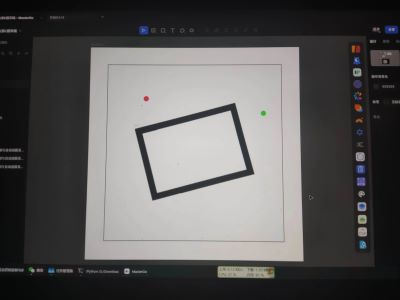
#> input picture photo/1.jpg, 400 x 300 px, found by its file name
$ jupyter execute '代码(ipy版本).ipynb'
#> lines starting #> are read from the running program, lines starting #| are printed output that depends on the picture; after the words box and inside, x2 and y2 are one past the last pixel; in counts of white or black regions, pixels touching at a corner belong together
###  想办法识别出下面这几张图片中的细线方框, 程序要能够得到细线方框的四个坐标, 在控制台打印出来

方案<br>
这个好一点
一定要消噪！

[cell 1]
import cv2
import numpy as np

image_path = 'photo/1.jpg'

image = cv2.imread(image_path)
#> image is the input picture: shape (300, 400, 3); mean B, G, R 90.4, 90.9, 92.1
# 消噪
denoised_image = cv2.fastNlMeansDenoisingColored(image, None, 10, 10, 7, 21)

# 图像增强和对比度增强
alpha = 1.5  # 对比度增强参数（默认为1.0）
beta = 15  # 亮度增强参数
enhanced_image = cv2.convertScaleAbs(denoised_image, alpha=alpha, beta=beta)
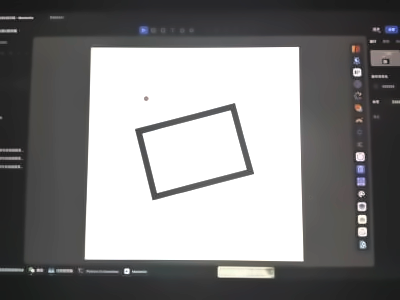
#> enhanced_image: shape (300, 400, 3); mean B, G, R 133.9, 133.8, 134.3

# 边缘检测
edges = cv2.Canny(enhanced_image, 50, 150)
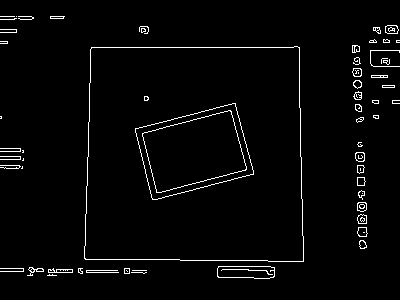
#> edges: shape (300, 400); 2.7% white in thin lines or dots, all inside (x1, y1, x2, y2) = (0, 16, 400, 279)

# 查找轮廓
contours, hierarchy = cv2.findContours(edges, cv2.RETR_TREE, cv2.CHAIN_APPROX_SIMPLE)
#> contours = 118 contours, 70 with area under 20; largest, box (x1, y1, x2, y2) and area: (84, 46, 304, 262) 45356, (84, 46, 304, 262) 45353, (135, 103, 254, 200) 7616, (135, 103, 254, 200) 7614, (142, 110, 247, 193) 5683

#新建轮廓列表
quadrilaterals = []
for contour in contours:
    # 计算轮廓的面积
    area = cv2.contourArea(contour)
    # 排除面积较小的轮廓
    if area > 2000:
        # 计算轮廓的周长
        perimeter = cv2.arcLength(contour, True)
        # 对轮廓进行多边形逼近
        approx = cv2.approxPolyDP(contour, 0.02 * perimeter, True)

        # 如果逼近的轮廓是四边形，将其添加到列表中
        if len(approx) == 4:
            quadrilaterals.append(approx)
#> this loop made 118 passes
#> (area, perimeter, approx) on passes 82 to 87: (45356, 858.6, [[299, 47], [91, 47], [84, 258], [303, 261]]), (45353, 856.3, [[297, 46], [303, 260], [86, 259], [90, 49]]), (7615.5, 378.2, [[235, 103], [135, 128], [152, 199], [253, 174]]), (7613.5, 375.9, [[234, 103], [253, 173], [153, 199], [135, 129]]), (5683, 327.5, [[230, 110], [142, 133], [156, 192], [246, 169]]), (5679, 325.1, [[229, 110], [246, 168], [157, 192], [142, 134]])
#> area on passes 6, 10, 11, 14, 18, 19: 23, 66, 42, 44, 637, 631.5
#> after the loop, quadrilaterals = 6 contours; box (x1, y1, x2, y2) and area: (84, 47, 304, 262) 45371, (86, 46, 304, 261) 44945, (135, 103, 254, 200) 7573, (135, 103, 254, 200) 7446, (142, 110, 247, 193) 5596, (142, 110, 247, 193) 5488

marked_image = image.copy()

for quad in quadrilaterals:
    # 绘制轮廓
    cv2.drawContours(marked_image, [quad], -1, (200, 250, 10), 2)

    # 绘制顶点并标记坐标
    for i, point in enumerate(quad):
        x, y = point[0]
        cv2.circle(marked_image, (x, y), 5, (0, 255, 255), -1)
        cv2.putText(marked_image, f"({x}, {y})", (x, y), cv2.FONT_HERSHEY_SIMPLEX,1, (255, 50, 255), 2)

    # 计算中心点并标记坐标
    M = cv2.moments(quad)
    cx = int(M['m10'] / M['m00'])
    cy = int(M['m01'] / M['m00'])
#> this loop made 6 passes
#> (quad, cx, cy) on passes 1 to 6: ([[299, 47], [91, 47], [84, 258], [303, 261]], 194, 154), ([[297, 46], [303, 260], [86, 259], [90, 49]], 194, 154), ([[235, 103], [135, 128], [152, 199], [253, 174]], 193, 151), ([[234, 103], [253, 173], [153, 199], [135, 129]], 193, 151), ([[230, 110], [142, 133], [156, 192], [246, 169]], 193, 151), ([[229, 110], [246, 168], [157, 192], [142, 134]], 193, 151)
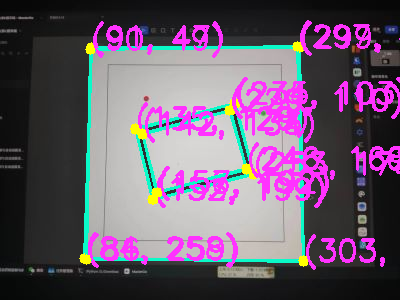
#> marked_image: shape (300, 400, 3); 15.53% of pixels changed, all inside (x1, y1, x2, y2) = (79, 20, 400, 270)

cv2.circle(marked_image, (cx, cy), 5, (0, 255, 0), -1)
#> marked_image: shape (300, 400, 3); 0.07% of pixels changed, all inside (x1, y1, x2, y2) = (188, 146, 199, 157)
cv2.putText(marked_image, f"({cx}, {cy})", (cx, cy), cv2.FONT_HERSHEY_SIMPLEX, 1, (255, 255, 255), 2)
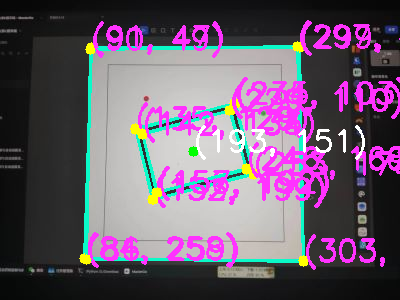
#> marked_image: shape (300, 400, 3); mean B, G, R 108.5, 89.2, 105.9

cv2.namedWindow("Marked Image", cv2.WINDOW_NORMAL)
cv2.imshow("Marked Image", marked_image)


#保存测试图片到相应区域
#（文件夹/文件名）
save_path = 'finish/1/square.jpg'
cv2.imwrite(save_path, marked_image)


cv2.waitKey(0)
cv2.destroyAllWindows()

### 红色和绿色

###

[cell 2]
import cv2
import numpy as np


# 读取图像
image = cv2.imread('photo/1.jpg')


# 将图像转换为HSV颜色空间
hsv = cv2.cvtColor(image, cv2.COLOR_BGR2HSV)
#> hsv: shape (300, 400, 3); mean H, S, V 46.7, 13.6, 93

# 定义红色和绿色的HSV范围
lower_red = np.array([165, 100, 100])
upper_red = np.array([179, 255, 255])

lower_green = np.array([36, 100, 100])
upper_green = np.array([86, 255, 255])

# 根据颜色范围创建掩模
mask_red = cv2.inRange(hsv, lower_red, upper_red)
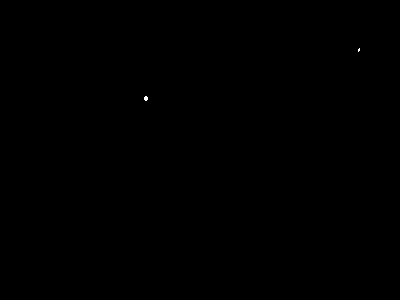
#> mask_red: shape (300, 400); 0.02% white in thin lines or dots, all inside (x1, y1, x2, y2) = (144, 48, 360, 101)
mask_green = cv2.inRange(hsv, lower_green, upper_green)
#> mask_green: shape (300, 400); 0.01% white in thin lines or dots, all inside (x1, y1, x2, y2) = (261, 112, 266, 115)

# 寻找红色点的轮廓
contours_red, _ = cv2.findContours(mask_red, cv2.RETR_EXTERNAL, cv2.CHAIN_APPROX_SIMPLE)
#> contours_red = 2 contours, all with area under 20

# 寻找绿色点的轮廓
contours_green, _ = cv2.findContours(mask_green, cv2.RETR_EXTERNAL, cv2.CHAIN_APPROX_SIMPLE)
#> contours_green = 1 item

# 遍历红色点的轮廓
for contour in contours_red:
    # 获取红色点的坐标
    #（x，y）为轮廓最左边的坐标
    #z为x向右移z个单位（即是轮廓的宽）
    #k为y向下移k个单位（即是轮廓的高）
    x, y, z, k = cv2.boundingRect(contour)
    # 在图像上标出绿色区域的中心坐标
    cv2.putText(image, f'Red: ({x + z // 2}, {y + k // 2})', (x, y - 10), cv2.FONT_HERSHEY_SIMPLEX, 1, (0, 255, 0), 2)
    print("红色点坐标:", x + z // 2, y + k // 2)
#> this loop made 2 passes
#> (x, y, z, k) on pass 1: (144, 96, 4, 5)
#> (contour, x, y, z, k) on pass 2: ([[359, 48], [358, 49], [358, 51], [359, 50]], 358, 48, 2, 4)
#| 红色点坐标: 146 98
#| 红色点坐标: 359 50
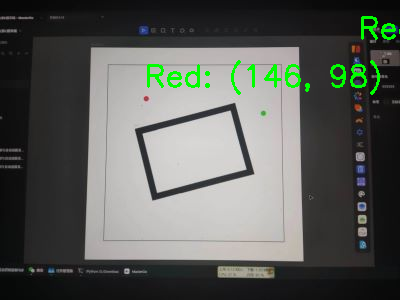
#> image: shape (300, 400, 3); 1.64% of pixels changed, all inside (x1, y1, x2, y2) = (147, 16, 400, 95)
# 遍历绿色点的轮廓
for contour in contours_green:
    # 获取绿色点的坐标
    #（x，y）为轮廓最左边的坐标
    #z为x向右移z个单位（即是轮廓的宽）
    #k为y向下移k个单位（即是轮廓的高）
    x, y, z, k = cv2.boundingRect(contour)
    # 在图像上标出绿色区域的中心坐标
    cv2.putText(image, f'Green: ({x + z // 2}, {y + k // 2})', (x, y - 10), cv2.FONT_HERSHEY_SIMPLEX, 1, (0, 255, 0), 2)
    print("绿色点坐标:", x + z // 2, y + k // 2)
#> this loop made 1 pass
#> (x, y, z, k) on pass 1: (261, 112, 5, 3)
#| 绿色点坐标: 263 113
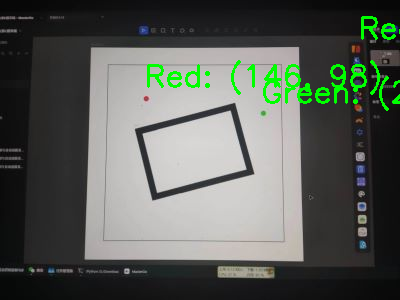
#> image: shape (300, 400, 3); 0.71% of pixels changed, all inside (x1, y1, x2, y2) = (263, 76, 400, 111)

# 显示带有红色点和绿色点的图像
cv2.namedWindow('红绿色点', cv2.WINDOW_NORMAL)
cv2.imshow('红绿色点', image)


#保存测试图片到相应区域
#（文件夹/文件名）
save_path = 'finish/1/color.jpg'
cv2.imwrite(save_path, image)


cv2.waitKey(0)
cv2.destroyAllWindows()

使用色差分析和角度检测（针对图4）

[cell 3]
# 如果轮廓有4个角点，则可能是矩形
if len(approx) == 4:
        # 计算四边形的内部角度
        angles = []
        for i in range(4):
            pt1 = approx[i][0]
            pt2 = approx[(i + 1) % 4][0]
            pt3 = approx[(i + 2) % 4][0]
            angle = np.degrees(np.arctan2(pt3[1] - pt2[1], pt3[0] - pt2[0]) - np.arctan2(pt1[1] - pt2[1], pt1[0] - pt2[0]))
            angles.append(angle)

# 检查角度是否符合条件
            if all(angle >= 80 and angle <= 140 for angle in angles):
                for cnt in contours:
                # 计算每个轮廓的颜色均值
                    mask = np.zeros(gray.shape, np.uint8)
                    cv2.drawContours(mask, [cnt], -1, 255, -1)
                    mean_val = cv2.mean(image, mask=mask)
# 根据颜色均值判断色差大小
# 这里可以根据实际情况定义色差的阈值
                    if mean_val[0] < 100 and mean_val[1] < 100 and mean_val[2] < 100:
# 绘制或保留色差较小的轮廓
                        cv2.drawContours(image, [cnt], -1, (0, 255, 0), 2)
    # 获取矩形的坐标
                        x, y, w, h = cv2.boundingRect(approx)
                        x2, y2 = x + w, y + h

    # 计算矩形的中点坐标
                        center_x = (x + x2) // 2
                        center_y = (y + y2) // 2
    # 打印矩形的中点坐标
                        print("矩形中点坐标:", center_x, center_y)
    # 在图像上绘制中点
                        cv2.circle(image, (center_x, center_y), 5, (255, 0, 0), -1)
    # 打印矩形的坐标
                        print("矩形左上角坐标:", x, y)
                        print("矩形右下角坐标:", x2, y2)
#> this loop made 4 passes
#> (pt1, pt2, pt3, angle) on passes 1 to 4: ([229, 110], [246, 168], [157, 192], 271.2), ([246, 168], [157, 192], [142, 134], -89.41), ([157, 192], [142, 134], [229, 110], -90.92), ([142, 134], [229, 110], [246, 168], -90.91)
#> after the loop, angles = [271.2, -89.41, -90.92, -90.91]

$ run again, with photo/4.png saved as photo/1.jpg
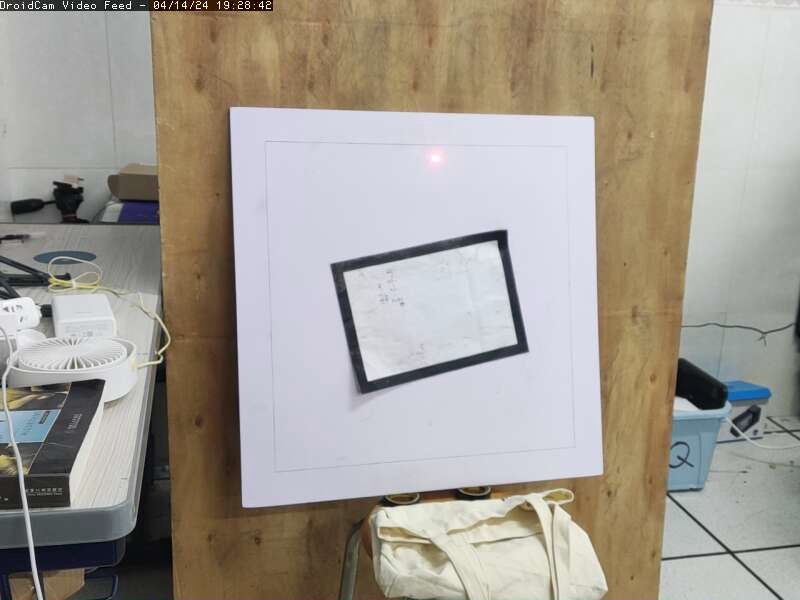
#> input picture photo/4.png, 800 x 600 px, found by its file name
#> image is the input picture: shape (600, 800, 3); mean B, G, R 147, 156.3, 162.3
#> `edges = cv2.Canny(enhanced_image, 50, 150)`:
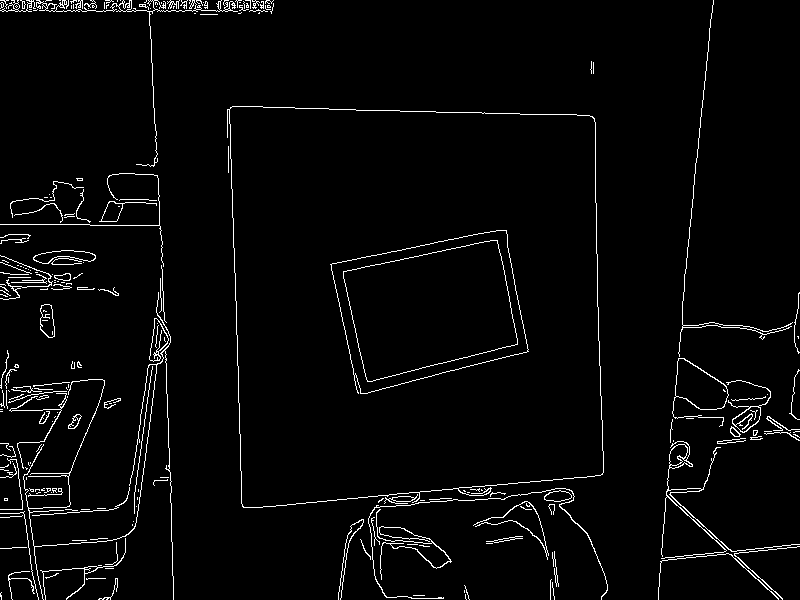
#> edges: shape (600, 800); 3% white in thin lines or dots
#> contours = 319 contours, 270 with area under 20; largest, box (x1, y1, x2, y2) and area: (227, 106, 604, 508) 138184, (229, 106, 604, 508) 138160, (330, 230, 529, 394) 22686, (331, 230, 529, 394) 22683, (343, 240, 518, 382) 17262
#> the loop `for contour in contours:` made 319 passes
#> (area, perimeter, approx) on passes 217, 218, 220, 221, 222: (138184, 1726.2, [[227, 109], [243, 507], [602, 474], [592, 116]]), (138159.5, 1506.9, [[229, 109], [591, 116], [603, 472], [244, 507]]), (22683, 647.8, [[505, 230], [527, 351], [361, 393], [331, 264]]), (17262, 564.4, [[497, 240], [343, 271], [367, 381], [517, 344]]), (17260, 562, [[496, 240], [517, 343], [368, 381], [343, 272]])
#> after the loop `for contour in contours:`: quadrilaterals = 5 contours; box (x1, y1, x2, y2) and area: (227, 109, 603, 508) 137005, (229, 109, 604, 508) 136098, (331, 230, 528, 394) 22238, (343, 240, 518, 382) 17012, (343, 240, 518, 382) 16811
#> the loop `for quad in quadrilaterals:` made 5 passes
#> (quad, cx, cy) on passes 1 to 5: ([[227, 109], [243, 507], [602, 474], [592, 116]], 412, 301), ([[229, 109], [591, 116], [603, 472], [244, 507]], 413, 300), ([[505, 230], [527, 351], [361, 393], [331, 264]], 429, 309), ([[497, 240], [343, 271], [367, 381], [517, 344]], 430, 309), ([[496, 240], [517, 343], [368, 381], [343, 272]], 430, 309)
#> `cv2.putText(marked_image, f"({cx}, {cy})", (cx, cy), cv2.FONT_HERSHEY_..`:
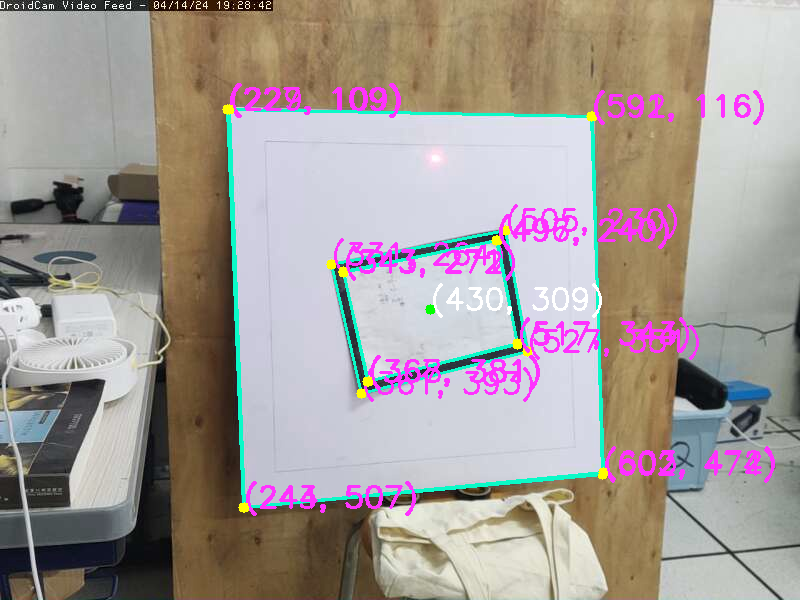
#> marked_image: shape (600, 800, 3); mean B, G, R 150.8, 154.5, 163.1
#> hsv: shape (600, 800, 3); mean H, S, V 60.9, 48.5, 168.2
#> mask_red: shape (600, 800); every value is 0
#> contours_red = []
#> the loop `for i in range(4):` made 4 passes
#> (pt1, pt2, pt3, angle) on passes 1 to 4: ([496, 240], [517, 343], [368, 381], 267.2), ([517, 343], [368, 381], [343, 272], -88.61), ([368, 381], [343, 272], [496, 240], -88.9), ([343, 272], [496, 240], [517, 343], -89.71)
#> after the loop `for i in range(4):`: angles = [267.2, -88.61, -88.9, -89.71]
